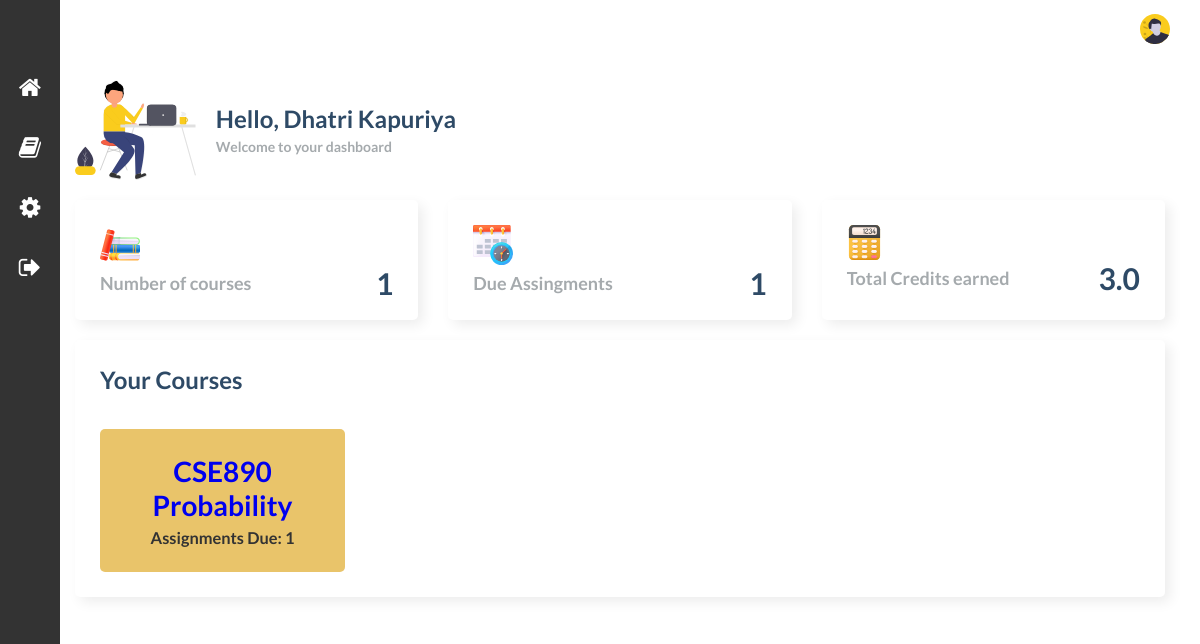
Page /dashboard/ (signed in) on the earlier database version.
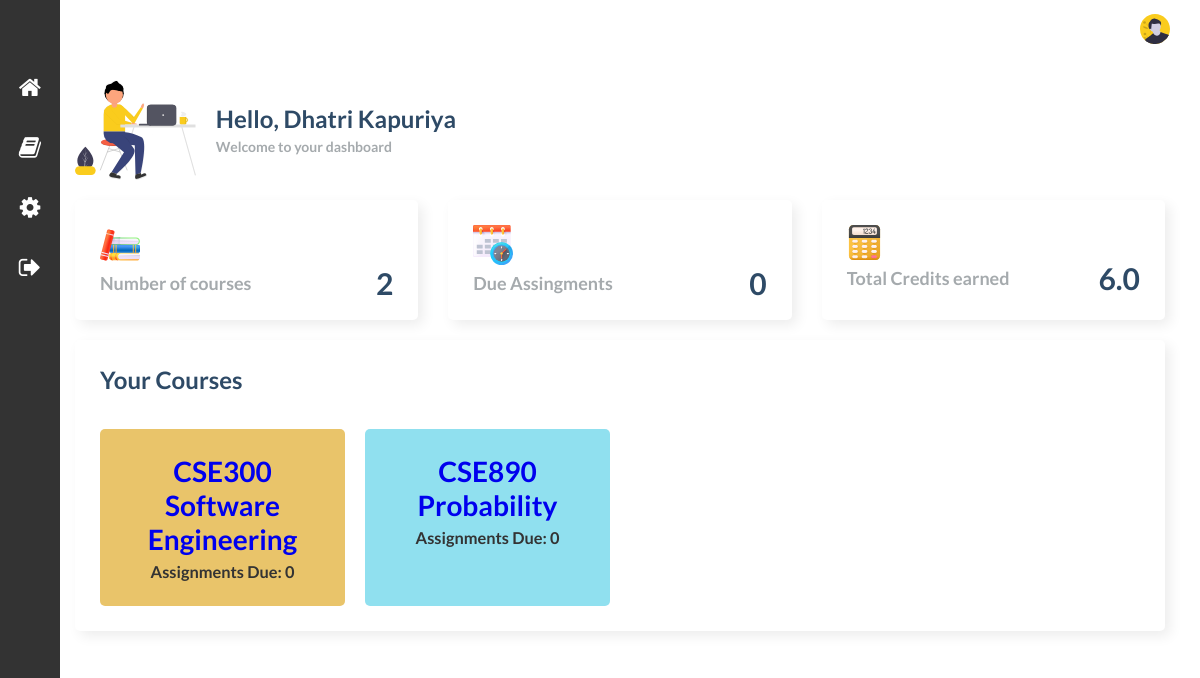
Same page on the later database version.
### lms/models.py (models this page shows, shortened)
class Student(models.Model):
    class Meta:
        verbose_name_plural = 'Student Information'
    f_name = models.CharField(max_length=50)
    l_name = models.CharField(max_length=50)
    s_id = models.CharField(max_length=10)
    email_id = models.EmailField(primary_key=True,max_length=50)
    admission_year = models.DateTimeField(default=timezone.now)

class Course(models.Model):
    course_id = models.CharField(primary_key=True,max_length=10, null=False)
    course_name = models.CharField(max_length=50, null=False)
    course_details = models.CharField(max_length=500, null=False)
    professor_id = models.ForeignKey(Faculty, on_delete=models.CASCADE,null=False)
    course_credits = models.FloatField(null=False)
    class Meta:
        verbose_name_plural = 'Course Information'
        unique_together = (('course_id', 'professor_id', 'course_name'),)
    def __str__(self):
        return self.course_id

### lms/views.py (the view)
# urls.py: path('dashboard/', views.dashboard, name='dashboard'),
@login_required(login_url='login')
def dashboard(request):
    student_info = None
    f_name = None
    l_name = None
    s = Student.objects.filter(email_id=request.user)
    for i in s:
        student_info = i.email_id
        f_name = i.f_name
        l_name = i.l_name
    stu_course_info = Student_Course.objects.filter(email=student_info)
    course = []
    no_of_course = 0
    total_credits = 0
    due_assignments = 0
    for i in stu_course_info:
        cn = Course.objects.filter(course_id=i.course_id)
        total_assignments = Faculty_Assignment.objects.filter(course_id=i.course_id).count()
        completed_assignments = Student_Assignment.objects.filter(course_id=i.course_id,
                                                                  student_id=request.user).count()
        due_assignments = due_assignments + (total_assignments - completed_assignments)
        due = total_assignments - completed_assignments
        for j in cn:
            data = {"course_id": i.course_id,
                    "course_name": j.course_name,
                    "due": due
                    }
            course.append(data)
            no_of_course = no_of_course + 1
            total_credits = total_credits + j.course_credits
    return render(request, 'lms/dashboard.html',
                  context={"name": f_name,"l_name":l_name, "course": course, "no_of_course": no_of_course,
                           "total_credits": total_credits, "due_assignments": due_assignments})

### lms/models.py (called while the page is built)
    def __str__(self):
        return self.email

### lms/templates/lms/dashboard.html (shortened to what this page needs)
{% extends "lms/base.html" %} {% load static %} {% block content %}
    <link rel="stylesheet" type="text/css" href={% static 'css/fac_style.css' %}>
<div class="main__container">
    <div class="main__title">
        <img src={% static 'css/hello.svg' %} />
        <div class="main__greeting">
            <h1>Hello, {{ name }} {{ l_name }}</h1>
            <p>Welcome to your dashboard</p>
        </div>
    </div>
    <div class="main__cards">
        <div class="card">
            <img width="40" src={% static 'css/books.svg' %} />
            <div class="card_inner">
                <p class="text-primary-p">Number of courses</p>
                <span class="font-bold text-title">{{no_of_course}}</span>
            </div>
        </div>
        <div class="card">
            <img width="40" src={% static 'css/due assignments.svg' %} />
            <div class="card_inner">
                <p class="text-primary-p">Due Assingments</p>
                <span class="font-bold text-title">{{ due_assignments }}</span>
            </div>
        </div>
        <div class="card">
            <img width="35" src={% static 'css/credits.svg' %} />
            <div class="card_inner">
                <p class="text-primary-p">Total Credits earned</p>
                <span class="font-bold text-title">{{ total_credits }}</span>
            </div>
          </div>
        </div>
            <div class="charts__right">
              <div class="charts__right__title">
                  <h1>Your Courses</h1>
              </div>
              <div class="charts__right__cards">
                  {% for i in course %}
                      {% if forloop.counter  %}
                          <div class="card1" id="{{i.course_id}}">
                          <a  id="cour" class="nav-link"  href="/static_page/{{ i.course_id }}/{{ i.course_name }}">
                                <h1>{{ i.course_id}}</h1>
                                <h1>{{ i.course_name}}</h1>
                              <h3>Assignments Due: {{ i.due }}</h3>
                          </a>
                          </div>
                      {% endif %}
                  {% endfor %}
              </div>
            </div>
        </div>
    </div>
{% endblock %}

### lms/templates/lms/base.html (shortened to what this page needs)
{% load static %}
<!DOCTYPE html>
<html lang="en">
<head>
    <link rel="stylesheet" href="https://stackpath.bootstrapcdn.com/font-awesome/4.7.0/css/font-awesome.min.css"
/>
    <link rel="stylesheet" href={% static 'css/fac_style.css' %}>
</head>
<body id="body">
<div class="navigation">
    <ul>
        <li>
            {% if designation == "faculty" %}
                <a href="{% url 'faculty_dashboard' %}">
                    <span class="icon"><i class="fa fa-home"></i></span>
                    <span class="title">Home</span>
                </a>
            {% else %}
                <a href="{% url 'dashboard' %}">
                    <span class="icon"><i class="fa fa-home"></i></span>
                </a>
            {% endif %}
        </li>
        <li class="submenu">
            <a>
                <span class="icon"><i class="fa fa-book"></i></span>
            </a>
        </li>
        <li>
            <a href="">
                <a id="cour" class="nav-link" href="/edit_profile/">
                    <span class="icon"><i class="fa fa-cog"></i></span>
                </a>
            </a>
        </li>
        <li>
            <a href="{% url 'logout' %}">
                <span class="icon"><i class="fa fa-sign-out"></i></span>
            </a>
        </li>
    </ul>
</div>
<div class="container">
    <nav class="navbar">
        <div class="navbar__right">
            <a href="{% url 'edit_profile' %}">
                <img width="30" src={% static 'css/avatar.svg' %}/>
            </a>
        </div>
    </nav>
    <main>
        {% block content %}{% endblock %}
</body>
</html>

### lms/static/css/fac_style.css (style rules this page uses)
* { margin: 0; padding: 0; }
body { box-sizing: border-box; font-family: "Lato", sans-serif; }
.text-primary-p { color: #a5aaad; font-size: 18px; font-weight: 700; }
a { text-decoration: none; }
.font-bold { font-weight: 700; font-size: 30px; }
.text-title { color: #2e4a66; }
.navbar { background: #fff; grid-area: nav; height: 60px; display: flex; align-items: center; justify-content: space-between; padding: 0 30px 0 30px; }
.navbar__right { display: flex; justify-content: center; align-items: center; }
.navbar__right>a { margin-left: 20px; text-decoration: none; }
main { background: #ffffff; grid-area: main; overflow-y: auto; }
.main__container { padding: 20px 35px; }
.main__title { display: flex; align-items: center; }
.main__title>img { max-height: 100px; object-fit: contain; margin-right: 20px; }
.main__greeting>h1 { font-size: 24px; color: #2e4a66; margin-bottom: 5px; }
.main__greeting>p { font-size: 14px; font-weight: 700; color: #a5aaad; }
.main__cards { display: grid; grid-template-columns: 1fr 1fr 1fr; gap: 30px; margin: 20px 0; }
.card { display: flex; flex-direction: column; justify-content: space-around; height: 70px; padding: 25px; border-radius: 5px; background: #ffffff; box-shadow: 5px 5px 13px #ededed, -5px -5px 13px #ffffff; }
.card_inner { display: flex; align-items: center; justify-content: space-between; }
.charts__right { padding: 25px; border-radius: 5px; background: #ffffff; box-shadow: 5px 5px 13px #ededed, -5px -5px 13px #ffffff; }
.charts__right__title { display: flex; align-items: center; justify-content: space-between; }
.charts__right__title>h1 { font-size: 24px; color: #2e4a66; margin-bottom: 5px; }
.charts__right__cards { display: grid; grid-template-columns: 1fr 1fr 1fr 1fr; gap: 20px; margin-top: 30px; }
.card1 { background: #d1ecf1; color: #000; text-align: center; padding: 25px; border-radius: 5px; font-size: 14px; }
.navigation { position: fixed; width: 60px; height: 100%; top: 0; background: #333; transition: 0.5s; overflow: hidden; z-index: 3; }
.navigation ul { position: relative; margin-top: 60px; left: 0; width: 100%; }
.navigation ul li { position: relative; width: 100%; list-style: none; }
.navigation ul li a { position: relative; display: block; width: 100%; display: flex; text-decoration: none; color: #fff; }
.navigation ul li a .icon { position: relative; display: block; min-width: 60px; height: 60px; line-height: 60px; text-align: center; }
.navigation ul li a .icon .fa { font-size: 24px; }
.container { display: flex; flex-direction: column; margin-left: 40px; grid-template-columns: 1fr; grid-template-areas: "nav" "main"; }
h3 { color: #333; padding-top: 3%; }

Differences in the rows shown:
added Course: course_id "CSE300", course_name "Software Engineering", due "0"
changed Course "CSE890": due "1" → "0"
Other differences:
{{ no_of_course }}: "1" → "2"
{{ due_assignments }}: "1" → "0"
{{ total_credits }}: "3.0" → "6.0"
